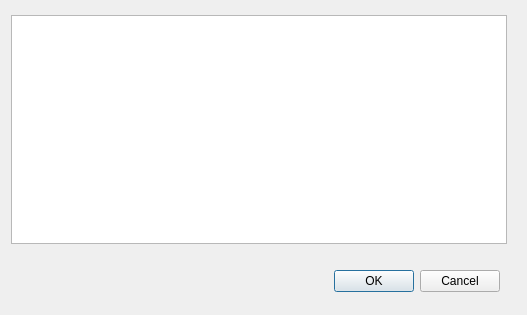
<?xml version="1.0" encoding="UTF-8"?>
<ui version="4.0">
 <class>bdsuivis_dialog</class>
 <widget class="QDialog" name="bdsuivis_dialog">
  <property name="geometry">
   <rect>
    <x>0</x>
    <y>0</y>
    <width>527</width>
    <height>315</height>
   </rect>
  </property>
  <property name="windowTitle">
   <string>Dialog</string>
  </property>
  <property name="modal">
   <bool>true</bool>
  </property>
  <widget class="QDialogButtonBox" name="btn_okannul">
   <property name="geometry">
    <rect>
     <x>159</x>
     <y>265</y>
     <width>341</width>
     <height>32</height>
    </rect>
   </property>
   <property name="orientation">
    <enum>Qt::Horizontal</enum>
   </property>
   <property name="standardButtons">
    <set>QDialogButtonBox::Cancel|QDialogButtonBox::Ok</set>
   </property>
  </widget>
  <widget class="QTableView" name="tbv_suivtemp">
   <property name="geometry">
    <rect>
     <x>11</x>
     <y>15</y>
     <width>496</width>
     <height>229</height>
    </rect>
   </property>
   <property name="font">
    <font>
     <pointsize>8</pointsize>
    </font>
   </property>
   <property name="acceptDrops">
    <bool>true</bool>
   </property>
   <property name="dragDropMode">
    <enum>QAbstractItemView::InternalMove</enum>
   </property>
   <property name="sortingEnabled">
    <bool>true</bool>
   </property>
   <attribute name="horizontalHeaderDefaultSectionSize">
    <number>43</number>
   </attribute>
   <attribute name="horizontalHeaderMinimumSectionSize">
    <number>43</number>
   </attribute>
   <attribute name="verticalHeaderDefaultSectionSize">
    <number>16</number>
   </attribute>
  </widget>
 </widget>
 <tabstops>
  <tabstop>btn_okannul</tabstop>
  <tabstop>tbv_suivtemp</tabstop>
 </tabstops>
 <resources/>
 <connections>
  <connection>
   <sender>btn_okannul</sender>
   <signal>accepted()</signal>
   <receiver>bdsuivis_dialog</receiver>
   <slot>accept()</slot>
   <hints>
    <hint type="sourcelabel">
     <x>248</x>
     <y>254</y>
    </hint>
    <hint type="destinationlabel">
     <x>157</x>
     <y>274</y>
    </hint>
   </hints>
  </connection>
  <connection>
   <sender>btn_okannul</sender>
   <signal>rejected()</signal>
   <receiver>bdsuivis_dialog</receiver>
   <slot>reject()</slot>
   <hints>
    <hint type="sourcelabel">
     <x>316</x>
     <y>260</y>
    </hint>
    <hint type="destinationlabel">
     <x>286</x>
     <y>274</y>
    </hint>
   </hints>
  </connection>
 </connections>
</ui>
